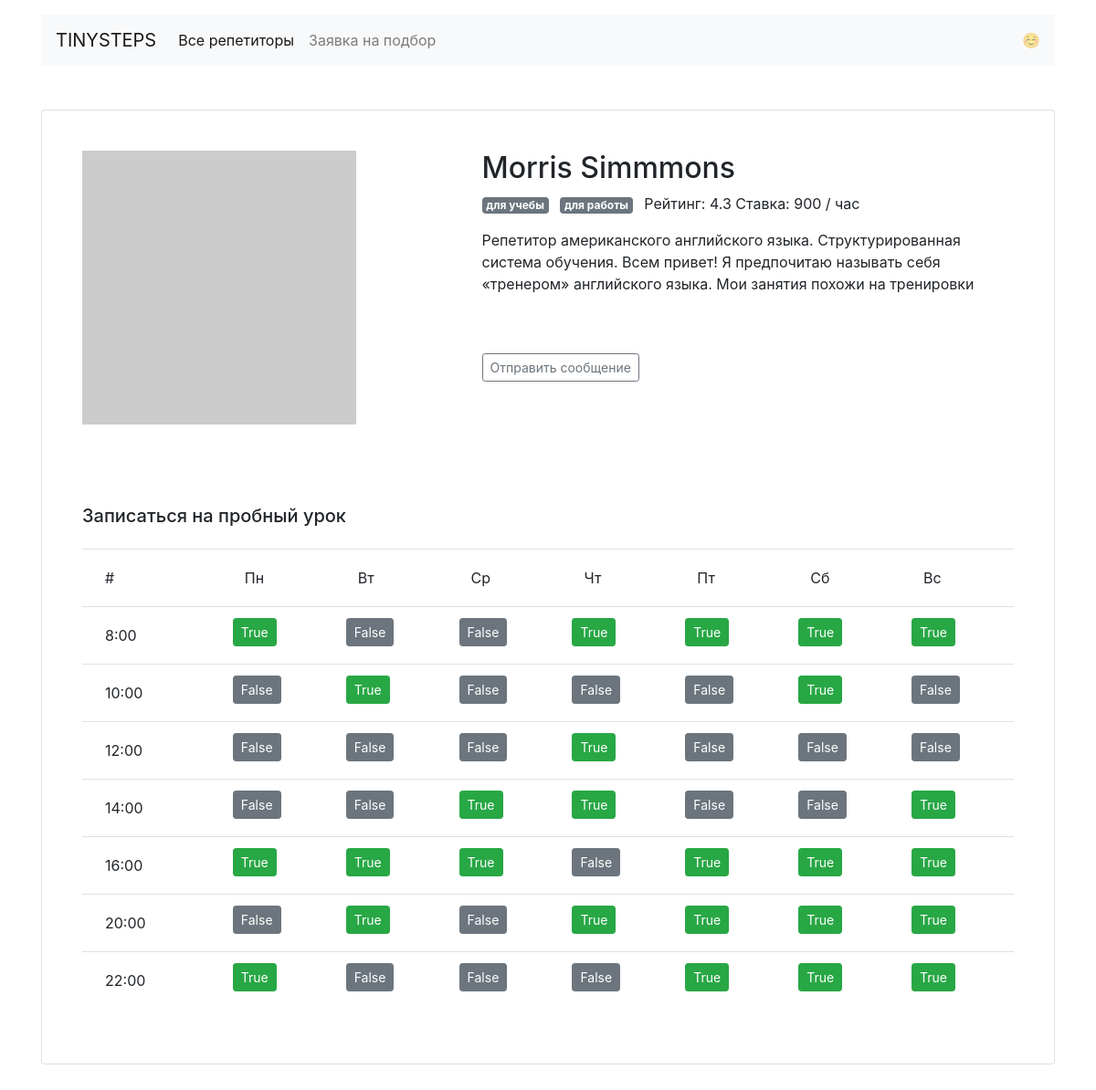
The app's page /profiles/1/ with its own data.
### models.py (models this page shows)
class Tutor(db.Model):
    __tablename__ = 'Tutor'
    id = db.Column(db.Integer, primary_key=True, unique=True, autoincrement=True)
    name = db.Column(db.String, unique=True, nullable=False)
    about = db.Column(db.Text, default='text about tutor')
    rating = db.Column(db.Float, default=5.0)
    picture = db.Column(db.String, default='https://i.pravatar.cc/300?img=27')
    price = db.Column(db.Integer, default=1000)
    goals = db.relationship('Goal', secondary=Tutor_Goal, back_populates='tutors')
    schedules = db.relationship('Schedule', back_populates='tutor')
    messages = db.relationship('Message', back_populates='tutor')

class Goal(db.Model):
    __tablename__ = 'Goal'
    id = db.Column(db.Integer, primary_key=True, unique=True, autoincrement=True)
    name = db.Column(db.String, nullable=False)
    icon = db.Column(db.String, nullable=False)
    ru_name = db.Column(db.String, nullable=False)
    requests = db.relationship('Request', back_populates='goal')
    tutors = db.relationship('Tutor', secondary=Tutor_Goal, back_populates='goals')

class Schedule(db.Model):
    __tablename__ = 'Schedule'
    id = db.Column(db.Integer, primary_key=True, unique=True, autoincrement=True)
    tutor_id = db.Column(db.Integer, db.ForeignKey('Tutor.id'))
    weekday = db.Column(db.String, nullable=False)
    time = db.Column(db.String, nullable=False)
    enabled = db.Column(db.Boolean, nullable=False, default=True)
    tutor = db.relationship('Tutor', back_populates='schedules')
    bookings = db.relationship('Booking', back_populates='schedule')

### app.py (the view)
@app.route('/profiles/<tutor_id>/')
def tutor_profile_page(tutor_id):
    tutor_row = db.session.query(Tutor).filter(Tutor.id == tutor_id).first()
    goals_rows = db.session.query(Tutor, Tutor_Goal, Goal).join(Tutor).join(Goal).filter(Tutor.id == tutor_id).all()
    schedule_rows = db.session.query(Schedule).filter(Schedule.tutor_id == tutor_id).order_by(Schedule.time).all()
    list_schedule_rows = [ [row.id, row.weekday, row.time, row.enabled] for row in schedule_rows]
    tutor = {'id': tutor_row.id, 'name': tutor_row.name, 'about': tutor_row.about, 'picture': tutor_row.picture,
             'rating': tutor_row.rating,
             'price': tutor_row.price, 'goals': [goals_row[3].name for goals_row in goals_rows]}
    return render_template('profile.html', tutor=tutor, timetable=list_schedule_rows)

### app.py (called while the page is built)
@app.context_processor
def pass_goals():
    week_days = {"mon": "понедельник", "tue": "вторник", "wed": "среда", "thu": "четверг", "fri": "пятница",
                 "sat": "суббота", "sun": "четверг"}
    goals = {goal.name: [goal.ru_name, goal.icon] for goal in db.session.query(Goal).all()}
    return dict(goals=goals, week_days=week_days)

### templates/profile.html (shortened to what this page needs)
<!DOCTYPE html>
<html lang="ru">
<head>
    <link rel="stylesheet" href="https://stackpath.bootstrapcdn.com/bootstrap/4.3.1/css/bootstrap.min.css">
</head>
<body>
<div class="container mt-3">
    <nav class="navbar navbar-expand-lg navbar-light bg-light">
        <a class="navbar-brand" href="/">TINYSTEPS</a>
        <div class="collapse navbar-collapse" id="navbarNav">
          <ul class="navbar-nav">
            <li class="nav-item active">
              <a class="nav-link" href="/">Все репетиторы</a>
            </li>
            <li class="nav-item">
              <a class="nav-link" href="/pick">Заявка на подбор</a>
            </li>
          </ul>
        </div>
        <span class="navbar-text">
            ☺️
        </span>
      </nav>
    <div class="card my-5  mx-auto ">
            <div class="card-body m-4">
                <div class="row">
                    <div class="col-5"><img src="{{ tutor.picture }}" class="img-fluid"></div>
                    <div class="col-7">
                        <h2>{{ tutor.name }}</h2>
                        <p>
                            {% for goal in tutor.goals %}
                            <span class="badge badge-secondary mr-2">{{ goals[goal][0] }}</span>
                            {% endfor %}
                            Рейтинг: {{ tutor.rating }} Ставка: {{ tutor.price }} / час
                        </p>
                        <p>{{ tutor.about }}</p>
                            <br> <br>
                        <a href="" class="btn btn-outline-secondary btn-sm ">Отправить сообщение</a>
                    </div>
                </div>
            </div>
            <div class="card-body  m-4">
                <h5 class="mb-4">Записаться на пробный урок</h5>
                <table class="table">
                    <tr>
                        <td><span class="btn">#</span></td>
                        <td><span class="btn">Пн</span></td>
                        <td><span class="btn">Вт</span></td>
                        <td><span class="btn">Ср</span></td>
                        <td><span class="btn">Чт</span></td>
                        <td><span class="btn">Пт</span></td>
                        <td><span class="btn">Сб</span></td>
                        <td><span class="btn">Вс</span></td>
                    </tr>
                    <tr>
                        <td><span class="btn">{{ timetable[42][2] }}</span></td>
                    {% for item in timetable[42:49] %}
                        {% if item[3] %}
                            <td><a href="/booking/{{tutor.id}}--{{tutor.name}}/{{item[1]}}--{{item[2]}}/{{item[0]}}" class="btn btn-sm btn-success">{{item[3]}}</a></td>
                        {% else%}
                            <td><a href="#" class="btn btn-sm btn-secondary">{{item[3]}}</a></td>
                        {% endif %}
                    {% endfor %}
                    </tr>
                    {% for i in range(0,timetable[:42]|length,7) %}
                    <tr>
                        <td><span class="btn">{{ timetable[i][2] }}</span></td>
                        {% for j in range(7) %}
                            {% if timetable[i + j][3] %}
                                <td><a href="/booking/{{tutor.id}}--{{tutor.name}}/{{timetable[i + j][1]}}--{{timetable[i + j][2]}}/{{timetable[i + j][0]}}" class="btn btn-sm btn-success">{{timetable[i + j][3]}}</a></td>
                            {% else %}
                                <td><a href="#" class="btn btn-sm btn-secondary">{{timetable[i + j][3]}}</a></td>
                            {% endif %}
                        {% endfor %}
                    </tr>
                    {% endfor %}
                </table>
            </div>
        </div>
    </div>
</body>
</html>

### records on screen
Tutor: name "Morris Simmmons", rating "4.3", price "900", about "Репетитор американского английского языка. Структурированная система обучения. Всем привет! Я предпочитаю называть себя «тренером» английского языка. Мои занятия похожи на тренировки"
Goal: name+ru_name "для учебы"
Goal: name+ru_name "для работы"
Schedule: time "8:00", item "True"
Schedule: item "False"
Schedule: item "False"
Schedule: item "True"
Schedule: item "True"
Schedule: item "True"
Schedule: item "True"
Schedule: time "10:00"
Schedule: time "12:00"
Schedule: time "14:00"
Schedule: time "16:00"
Schedule: time "20:00"
Schedule: time "22:00"

### other values on screen
{{ timetable[i + j][3] }} "False" "False" "False" "False" "False" "False" "False" "False" "False" "False" "False" "False" "False" "False" "False" "False" "False" "False" "False" "False" "False"
{{ timetable[i + j][3] }} "True" "True" "True" "True" "True" "True" "True" "True" "True" "True" "True" "True" "True" "True" "True" "True" "True" "True" "True" "True" "True"
